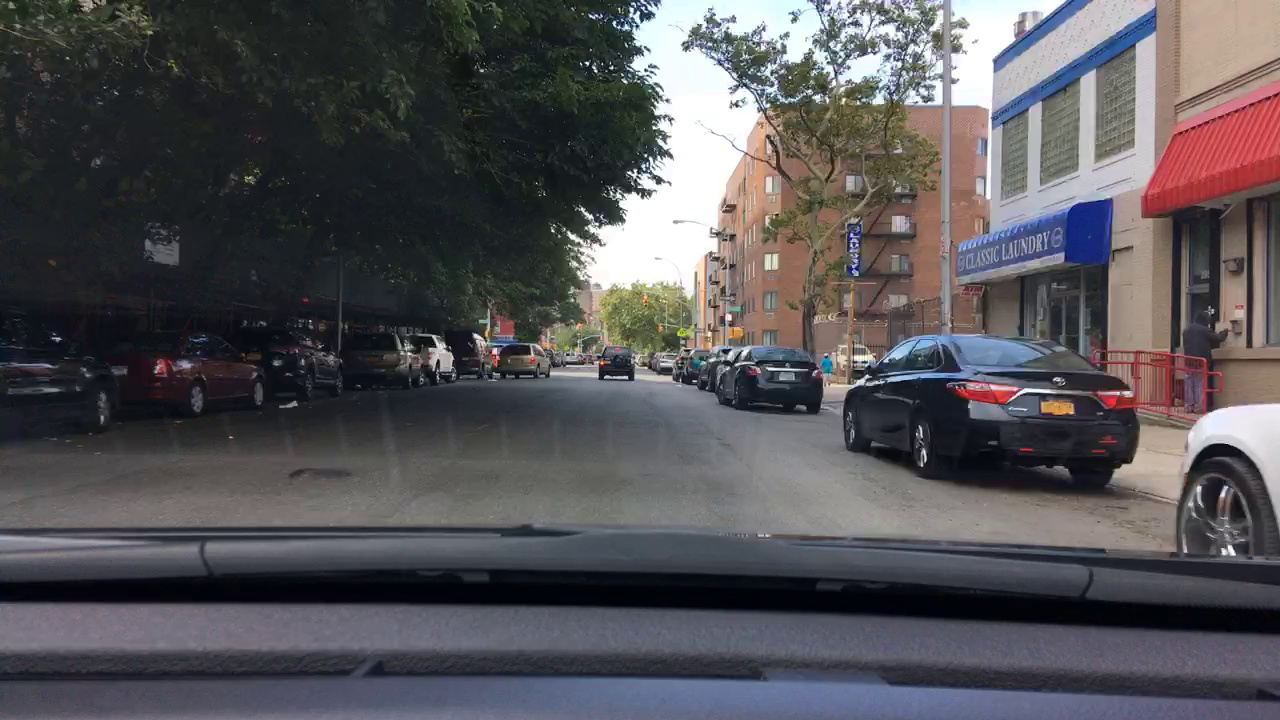
#> input picture Folder1/0000.jpg, 1280 x 720 px, found by its file name; its folder holds 4 pictures in this run
$ python loss_calculation.py
#> lines starting #> are read from the running program, lines starting #| are printed output that depends on the picture
from PIL import Image
import numpy as np
from collections import defaultdict
import os
import csv
import math

class HuffmanNode:
    def __init__(self, value=None, frequency=None):
        self.value = value
        self.frequency = frequency
        self.left = None
        self.right = None
        self.code = ''

class ImageHuffmanEncoder:
    def __init__(self):
        self.codes = {}
        self.reverse_codes = {}
        self.frequencies = {}

    def read_image(self, path):
        """Read image and convert to grayscale numpy array."""
        try:
            image = Image.open(path)
            if image.mode != 'L':
                image = image.convert('L')
            return np.array(image)
        except Exception as e:
            print(f"Error reading image: {path} - {e}")
            return None

    def calculate_frequencies(self, image_array):
        """Calculate frequency of each pixel value."""
        frequencies = defaultdict(int)
        height, width = image_array.shape

        for i in range(height):
            for j in range(width):
                pixel_value = image_array[i, j]
                frequencies[pixel_value] += 1

        return frequencies

    def build_huffman_tree(self, frequencies):
        """Build Huffman tree from frequency dictionary."""
        nodes = []

        # Create initial nodes
        for value, freq in frequencies.items():
            node = HuffmanNode(value=value, frequency=freq)
            nodes.append(node)

        while len(nodes) > 1:
            # Sort nodes by frequency
            nodes = sorted(nodes, key=lambda x: x.frequency)

            # Take two nodes with lowest frequencies
            left = nodes.pop(0)
            right = nodes.pop(0)

            # Create parent node
            parent = HuffmanNode(frequency=left.frequency + right.frequency)
            parent.left = left
            parent.right = right

            nodes.append(parent)

        return nodes[0] if nodes else None

    def generate_codes(self, root, code=""):
        """Generate Huffman codes by traversing the tree."""
        if root is None:
            return

        if root.value is not None:
            self.codes[root.value] = code
            self.reverse_codes[code] = root.value
            return

        self.generate_codes(root.left, code + "0")
        self.generate_codes(root.right, code + "1")

    def calculate_compression_percentage(self, image_array):
        """
        Calculate compression percentage using Huffman encoding

        Args:
        image_array (numpy.ndarray): Input image array

        Returns:
        dict: Compression details including percentage
        """
        # Original image size calculation
        original_bits_per_pixel = 8  # Assuming 8-bit grayscale
        original_total_bits = image_array.size * original_bits_per_pixel

        # Calculate frequencies
        frequencies = self.calculate_frequencies(image_array)
        self.frequencies = frequencies

        # Build Huffman tree
        root = self.build_huffman_tree(frequencies)

        # Generate Huffman codes
        self.generate_codes(root)

        # Calculate Huffman encoded bits
        huffman_bits = sum(len(self.codes[int(pixel)]) for pixel in image_array.flatten())

        # Calculate compression percentage
        compression_percentage = (1 - (huffman_bits / original_total_bits)) * 100

        return {
            'original_total_bits': original_total_bits,
            'huffman_encoded_bits': huffman_bits,
            'compression_percentage': round(compression_percentage, 2)
        }

    def encode_image(self, image_path):
        """Main function to encode image and calculate compression."""
        # Reset codes and frequencies for each image
        self.codes = {}
        self.reverse_codes = {}
        self.frequencies = {}

        # Read image
        image_array = self.read_image(image_path)
#> in read_image, image is the input picture: PIL image 1280x720 RGB; mean R, G, B 85.4, 83.3, 87
#> in read_image, `image = image.convert('L')`:
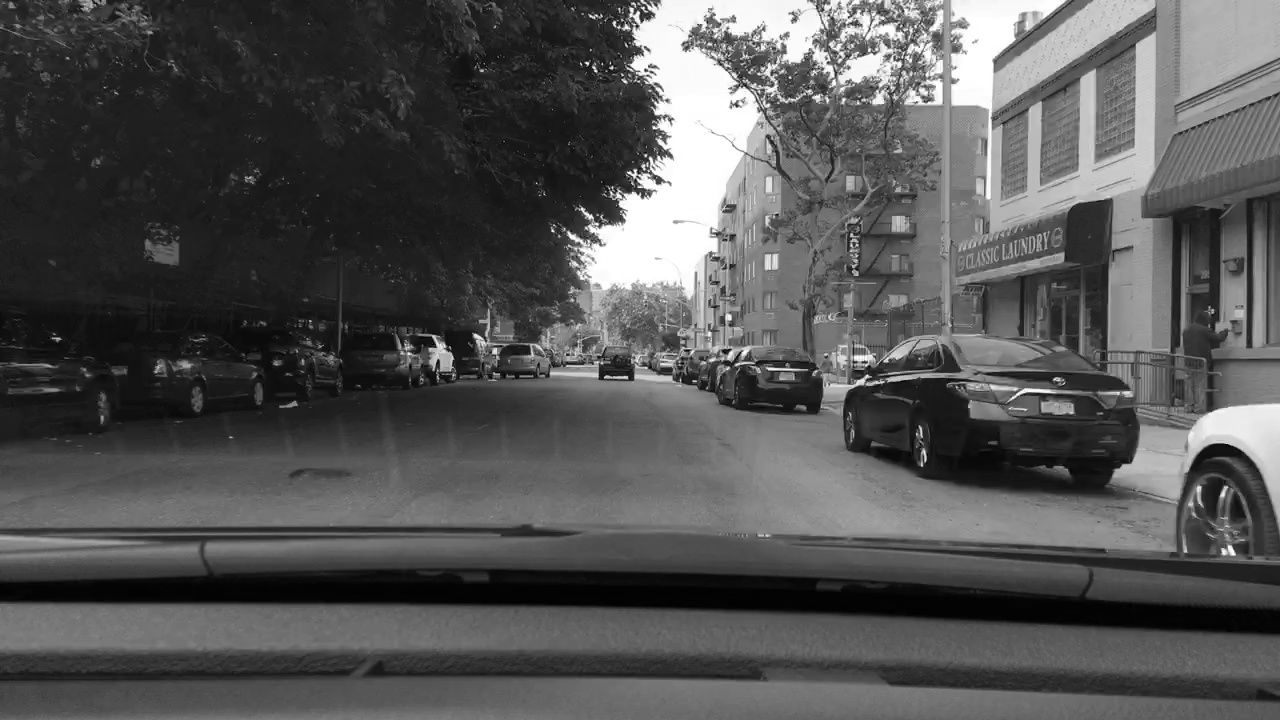
#> image: PIL image 1280x720 L; min 0, max 255, mean 84.4
        if image_array is None:
            return None

        # Calculate compression details
        compression_details = self.calculate_compression_percentage(image_array)
#> after the loop in calculate_frequencies, `for i in range(height):`: frequencies = 256 items
#> the loop in build_huffman_tree, `for value, freq in frequencies.items():` made 256 passes
#> (value, freq) on passes 1 to 3: (62, 2840), (55, 3401), (50, 5084)
#> the loop in build_huffman_tree, `while len(nodes) > 1:` made 255 passes
#> after the loop in build_huffman_tree, `while len(nodes) > 1:`: nodes = 1 item
#> in calculate_compression_percentage, `huffman_bits = sum(len(self.codes[int(pixel)]) for pixel in image_arra..`: huffman_bits = 6838212
#> in calculate_compression_percentage, `compression_percentage = (1 - (huffman_bits / original_total_bits)) * ..`: compression_percentage = 7.25

        # Add filename to details
        compression_details['filename'] = os.path.basename(image_path)

        return compression_details

def process_folder_images(folder_path, output_csv=None):
    """
    Process all images in a given folder and collect their compression details.

    Args:
    folder_path (str): Path to the folder containing images
    output_csv (str, optional): Path to save CSV output

    Returns:
    list: List of dictionaries with compression details for each image
    """
    # Supported image extensions
    image_extensions = {'.jpg', '.jpeg', '.png', '.bmp', '.tiff', '.gif'}

    # Initialize encoder and results list
    encoder = ImageHuffmanEncoder()
    results = []

    # Iterate through files in the folder
    for filename in os.listdir(folder_path):
        # Check if file is an image
        if os.path.splitext(filename)[1].lower() in image_extensions:
            image_path = os.path.join(folder_path, filename)

            # Process image
            compression_details = encoder.encode_image(image_path)
#> in encode_image, `compression_details = self.calculate_compression_percentage(image_array)`: compression_details = {'original_total_bits': 7372800, 'huffman_encoded_bits': 6838212, 'compression_percentage': 7.25}
#> in process_folder_images, `compression_details = encoder.encode_image(image_path)`: compression_details = {'original_total_bits': 7372800, 'huffman_encoded_bits': 6838212, 'compression_percentage': 7.25, 'filename': '0000.jpg'}
#| Compression Percentage: 7.25%

            if compression_details:
                results.append(compression_details)

                # Print details for each image
                print(f"\n--- Image: {filename} ---")
                print(f"Compression Percentage: {compression_details['compression_percentage']}%")
#> pass 2 of the loop in process_folder_images, `for filename in os.listdir(folder_path):`:
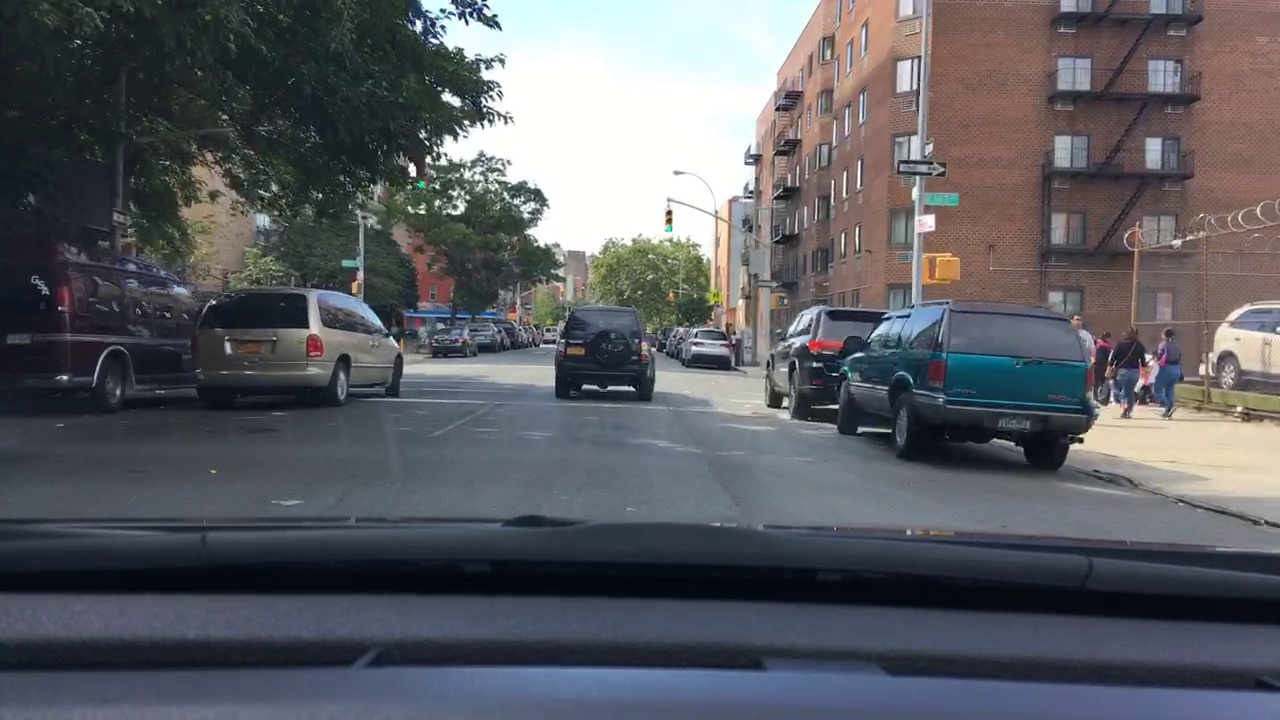
#> input picture Folder1/0001.jpg, 1280 x 720 px, found by its file name
#> in read_image, image is the input picture: PIL image 1280x720 RGB; mean R, G, B 91.6, 93.4, 98.7
#> in read_image (call 2), `image = image.convert('L')`:
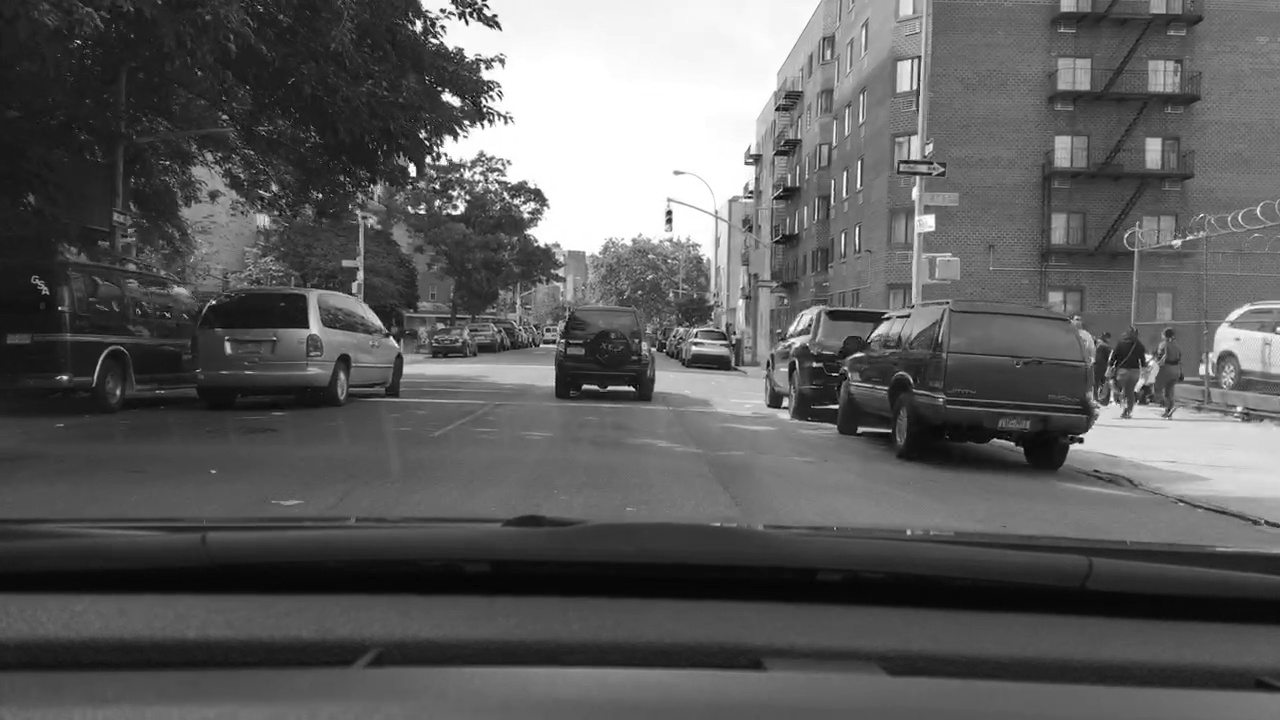
#> image: PIL image 1280x720 L; min 0, max 255, mean 93.5
#> the loop in build_huffman_tree (call 2), `for value, freq in frequencies.items():` made 256 passes
#> (value, freq) on passes 1 to 3: (33, 9976), (32, 11553), (34, 7769)
#> the loop in build_huffman_tree (call 2), `while len(nodes) > 1:` made 255 passes
#| Compression Percentage: 7.61%
#> pass 3 of the loop in process_folder_images, `for filename in os.listdir(folder_path):`:
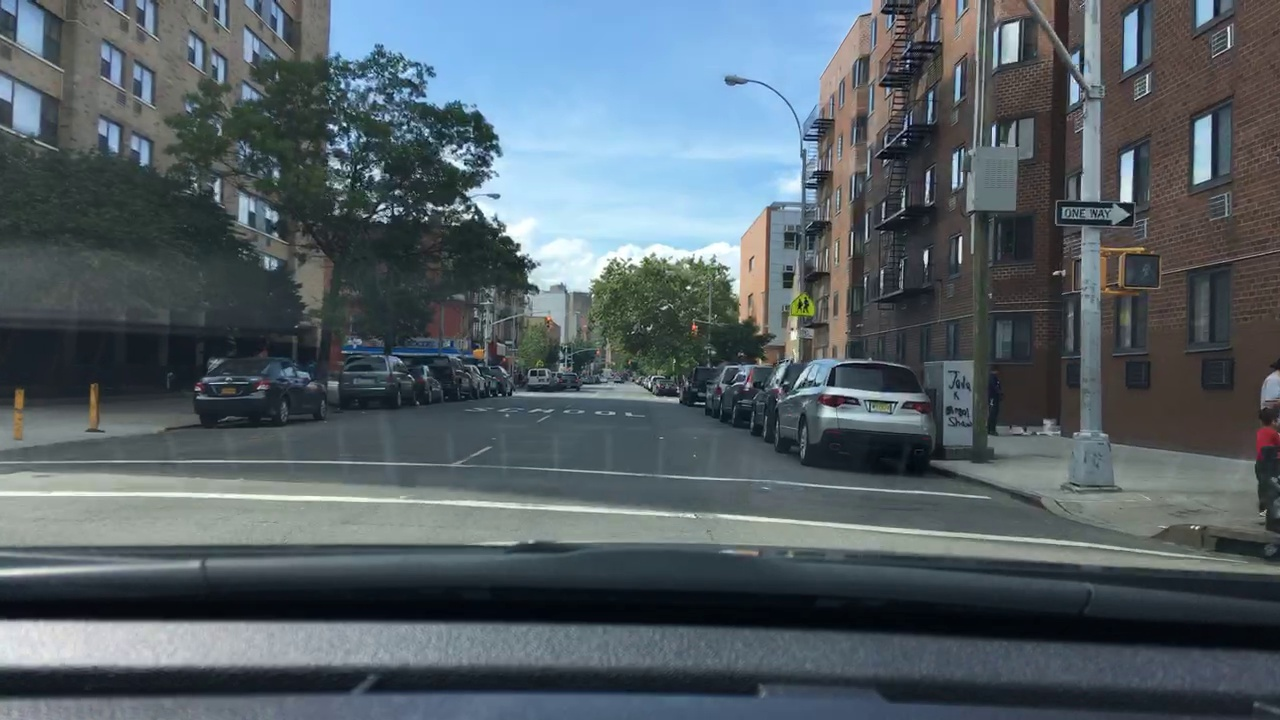
#> input picture Folder1/0002.jpg, 1280 x 720 px, found by its file name
#> in read_image, image is the input picture: PIL image 1280x720 RGB; mean R, G, B 84.6, 95.9, 102.4
#> in read_image (call 3), `image = image.convert('L')`:
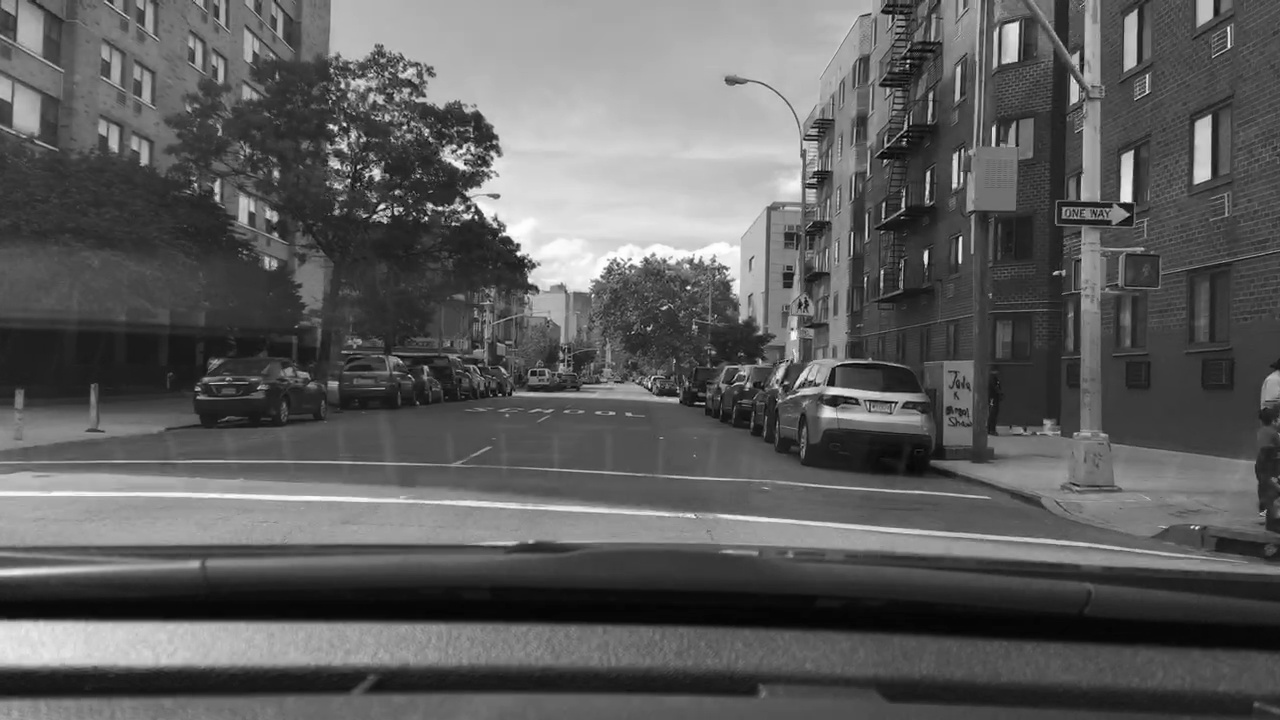
#> image: PIL image 1280x720 L; min 1, max 255, mean 93.2
#| Compression Percentage: 5.24%
#> the loop made 4 passes; the first 3 are shown

    # Optional: Save results to CSV
    if output_csv:
        save_results_to_csv(results, output_csv)

    return results

def save_results_to_csv(results, output_path):
    """
    Save compression details to a CSV file.

    Args:
    results (list): List of dictionaries with compression details
    output_path (str): Path to save CSV file
    """
    # Ensure the directory exists
    os.makedirs(os.path.dirname(output_path), exist_ok=True)

    # Define CSV headers
    headers = [
        'filename',
        'original_total_bits',
        'huffman_encoded_bits',
        'compression_percentage'
    ]

    # Write to CSV
    with open(output_path, 'w', newline='') as csvfile:
        writer = csv.DictWriter(csvfile, fieldnames=headers)
        writer.writeheader()

        for result in results:
            # Extract only the specified headers
            csv_row = {
                'filename': result['filename'],
                'original_total_bits': result['original_total_bits'],
                'huffman_encoded_bits': result['huffman_encoded_bits'],
                'compression_percentage': result['compression_percentage']
            }
            writer.writerow(csv_row)

def main():
    # Specify the path to your image folder
    folder_path = "/Users/sejaljadhav/Documents/CV/Canonical-Image-Compression/Folder1"

    # Optional: Specify CSV output path
    output_csv = "/Users/sejaljadhav/Documents/CV Projects/compression_analysis.csv"

    # Process images
    results = process_folder_images(folder_path, output_csv)

if __name__ == "__main__":
    main()
